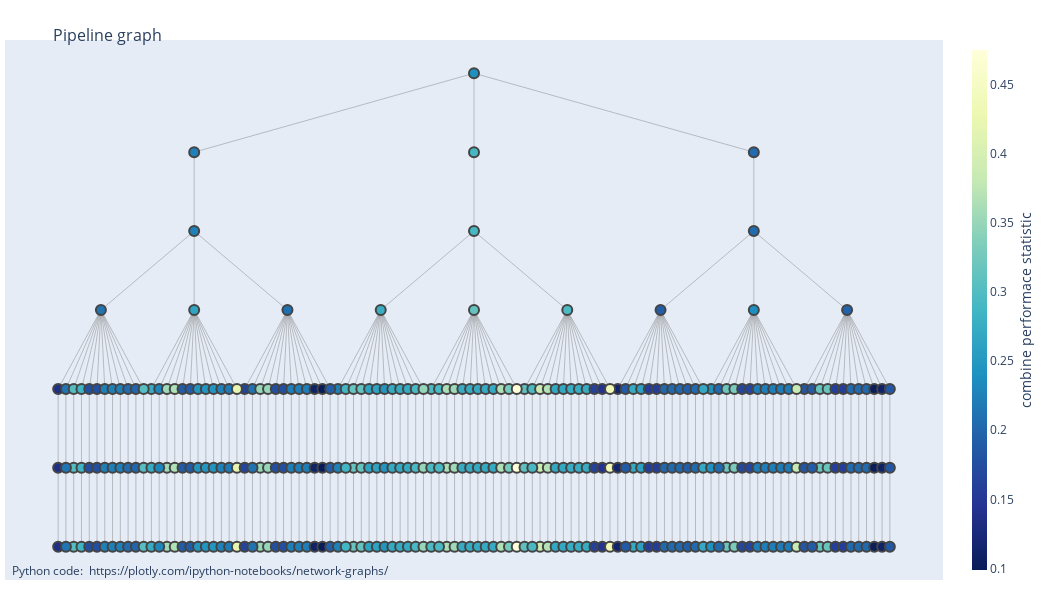

Here is the notebook cell this chart was saved with:
### Markdown cell above
## Workflow Comparison

### Code cell
#from  modules.analysis_functions import plot_benchmark_tree, plot_workflow_boxplots
import numpy as np

internode_function=np.mean
stats=["precision", "coverage"]

plot_benchmark_tree(pipe_tree, internode_function=internode_function, stats=stats)

### Figure 1 — Plotly figure (JSON) as saved in the notebook; plotly's stock layout.template omitted (floating-point values rounded to 4 significant figures; data arrays with more than 128 entries replaced by an {"elided": "..."} marker saying what was removed)
{"data": [{"hoverinfo": "none", "line": {"color": "#888", "width": 0.5}, "mode": "lines", "type": "scatter", "x": {"elided": "1017 float values"}, "y": {"elided": "1017 float values"}}, {"hoverinfo": "text", "marker": {"color": {"elided": "340 float values"}, "colorbar": {"thickness": 15, "title": {"side": "right", "text": "combine performace statistic"}, "xanchor": "left"}, "colorscale": [[0, "rgb(255,255,217)"], [0.125, "rgb(237,248,177)"], [0.25, "rgb(199,233,180)"], [0.375, "rgb(127,205,187)"], [0.5, "rgb(65,182,196)"], [0.625, "rgb(29,145,192)"], [0.75, "rgb(34,94,168)"], [0.875, "rgb(37,52,148)"], [1, "rgb(8,29,88)"]], "line": {"width": 2}, "reversescale": true, "showscale": true, "size": 10}, "mode": "markers", "text": {"elided": "340 str values"}, "type": "scatter", "x": {"elided": "340 float values"}, "y": {"elided": "340 float values"}}], "layout": {"annotations": [{"showarrow": false, "text": "Python code: <a href='https://plotly.com/ipython-notebooks/network-graphs/'> https://plotly.com/ipython-notebooks/network-graphs/</a>", "x": 0.005, "xref": "paper", "y": -0.002, "yref": "paper"}], "autosize": false, "height": 600, "hovermode": "closest", "margin": {"b": 20, "l": 5, "r": 5, "t": 40}, "showlegend": false, "title": {"font": {"size": 16}, "text": "<br>Pipeline graph"}, "width": 1050, "xaxis": {"showgrid": false, "showticklabels": false, "zeroline": false}, "yaxis": {"showgrid": false, "showticklabels": false, "zeroline": false}}}
